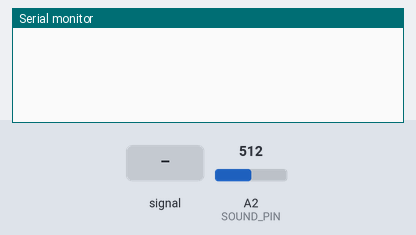
A sketch run on a simulated Arduino Uno, built with avr-gcc and run on an emulated ATmega328P. Parts: the last lines printed to the serial monitor. Inputs (shaded band) come from the test bench; at power-on: A2 (SOUND_PIN) = 512.

Above: at 1.2 s.
1.3 s: A2 (SOUND_PIN) fed a 200 Hz sine of ±460 counts around its level
At 2.4 s:
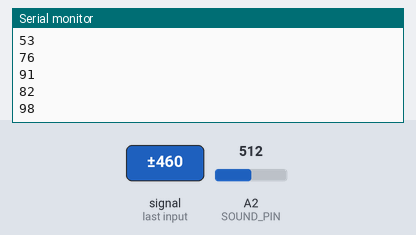
2.8 s: A2 (SOUND_PIN) set to 0
At 3.8 s:
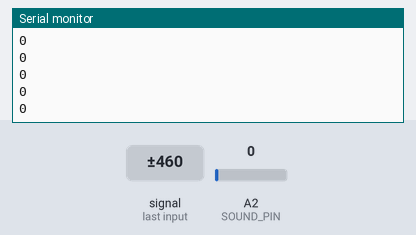
Timing chart, 0 to 5.8 s (numbered marks = the images above; inputs shaded):
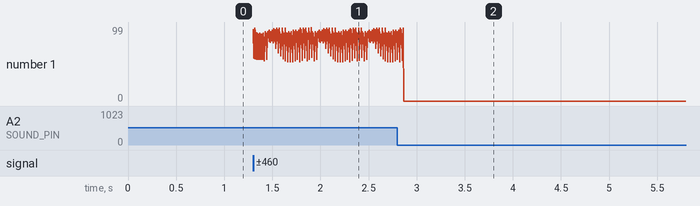

Measured:
- after the input at 1.3 s, the serial monitor: prints a new line at once (image 1)
- after the input at 2.8 s, the serial monitor: prints a new line after 0.07 s (image 2)
- plotted number 1: 93 → 0 after the input at 2.8 s

The sketch:

capteurSon.ino
```cpp
/* YourDuino Electronic Brick Test
   Sound Sensor
   terry@yourduino.com
 http://arduino-info.wikispaces.com/Brick-SoundSensor
Je reçois 1024 qd pas de son, 0 si du son.
 */

/*-----( Declare Constants / Pin Numbers )-----*/
#define  SOUND_PIN  A2
#define  LED_PIN    13

/*-----( Declare Variables )-----*/

int  soundValue  =0;

void setup()   /*----( SETUP: RUNS ONCE )----*/
{
//  pinMode(LED_PIN, OUTPUT);  // declare the ledPin as an OUTPUT
  Serial.begin(9600);        // initialize serial communication with computer
}/*--(end setup )---*/


void loop()   /*----( LOOP: RUNS CONSTANTLY )----*/
{
  soundValue = analogRead(SOUND_PIN);    // read the value from the sensor

  if (soundValue < 100)
  {
   Serial.println(soundValue, DEC);          // send it to the computer (as ASCII digits)
  }
  /*
  if (SoundValue > 50)
  {
    digitalWrite(LED_PIN, HIGH);  // turn the ledPin on
    delay(SoundValue*5);                  // stop the program for some time
  }

  digitalWrite(LED_PIN, LOW);   // turn the ledPin off
  */
  //delay(200);                  // stop the program for some time

}/* --(end main loop )-- */

/* ( THE END ) */
```
